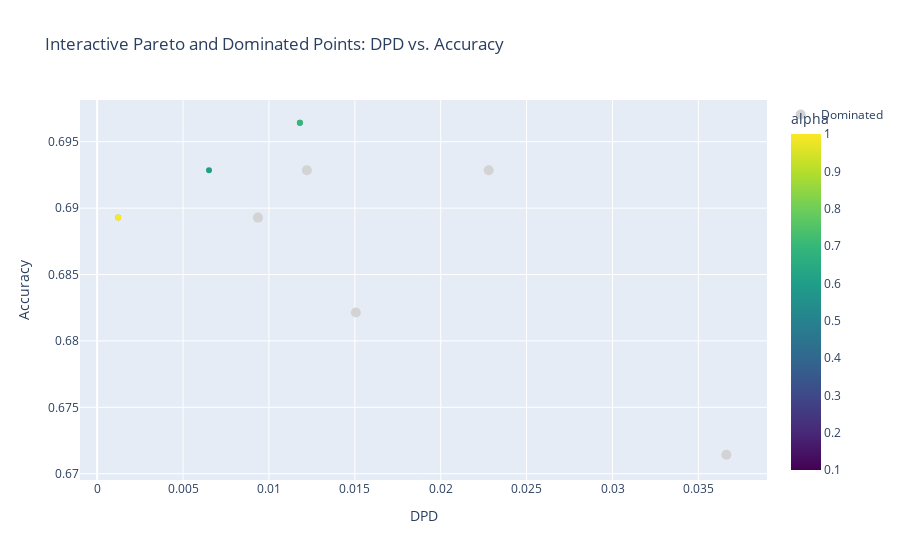

The notebook cell saved with this chart:
### Code cell
# 6. Identify Pareto-optimal points and create interactive plot with Plotly
import pandas as pd
import plotly.express as px

def is_pareto_efficient(acc, dpd):
    n_points = len(acc)
    is_efficient = [True] * n_points
    for i in range(n_points):
        for j in range(n_points):
            if (acc[j] >= acc[i] and dpd[j] <= dpd[i]) and (acc[j] > acc[i] or dpd[j] < dpd[i]):
                is_efficient[i] = False
                break
    return is_efficient

# compute Pareto front mask
efficient_mask = is_pareto_efficient(acc_vals, dpd_vals)

# prepare DataFrame for plotting
plot_df = pd.DataFrame({
    'DPD': dpd_vals,
    'Accuracy': acc_vals,
    'alpha': alpha_vals,
    'Pareto': ['Yes' if m else 'No' for m in efficient_mask]
})

plot_df['Dominated'] = ['No' if m else 'Yes' for m in efficient_mask]

# Plotly: color Pareto points by alpha, dominated in gray
fig = px.scatter(
    plot_df,
    x='DPD',
    y='Accuracy',
    color='alpha',
    color_continuous_scale='Viridis',
    size_max=15,
    hover_data={'alpha': True, 'DPD': True, 'Accuracy': True, 'Dominated': True},
    title='Interactive Pareto and Dominated Points: DPD vs. Accuracy'
)
# update marker styling: dominated points gray
fig.update_traces(
    selector=dict(),
    marker=dict(line_width=0)
)
# add dominated points as separate layer
dominated_df = plot_df[plot_df['Dominated']=='Yes']
fig.add_scatter(
    x=dominated_df['DPD'],
    y=dominated_df['Accuracy'],
    mode='markers',
    marker=dict(color='lightgray', size=10),
    hoverinfo='skip',
    name='Dominated'
)
fig.show()

### Figure 1 — Plotly figure (JSON) as saved in the notebook; plotly's stock layout.template omitted (floating-point values rounded to 4 significant figures)
{"data": [{"customdata": [[0.1, "Yes"], [0.2, "Yes"], [0.3, "Yes"], [0.4, "Yes"], [0.5, "No"], [0.6, "No"], [0.7, "No"], [0.8, "No"], [0.9, "Yes"], [1, "No"]], "hovertemplate": "DPD=%{x}<br>Accuracy=%{y}<br>alpha=%{marker.color}<br>Dominated=%{customdata[1]}<extra></extra>", "legendgroup": "", "marker": {"color": [0.1, 0.2, 0.3, 0.4, 0.5, 0.6, 0.7, 0.8, 0.9, 1.0], "coloraxis": "coloraxis", "line": {"width": 0}, "symbol": "circle"}, "mode": "markers", "name": "", "orientation": "v", "showlegend": false, "type": "scatter", "x": [0.009361, 0.03663, 0.01506, 0.02279, 0.0118, 0.006512, 0.0118, 0.001221, 0.01221, 0.001221], "xaxis": "x", "y": [0.6893, 0.6714, 0.6821, 0.6929, 0.6964, 0.6929, 0.6964, 0.6893, 0.6929, 0.6893], "yaxis": "y"}, {"hoverinfo": "skip", "marker": {"color": "lightgray", "size": 10}, "mode": "markers", "name": "Dominated", "type": "scatter", "x": [0.009361, 0.03663, 0.01506, 0.02279, 0.01221], "y": [0.6893, 0.6714, 0.6821, 0.6929, 0.6929]}], "layout": {"coloraxis": {"colorbar": {"title": {"text": "alpha"}}, "colorscale": [[0, "#440154"], [0.1111, "#482878"], [0.2222, "#3e4989"], [0.3333, "#31688e"], [0.4444, "#26828e"], [0.5556, "#1f9e89"], [0.6667, "#35b779"], [0.7778, "#6ece58"], [0.8889, "#b5de2b"], [1, "#fde725"]]}, "legend": {"tracegroupgap": 0}, "title": {"text": "Interactive Pareto and Dominated Points: DPD vs. Accuracy"}, "xaxis": {"anchor": "y", "domain": [0, 1], "title": {"text": "DPD"}}, "yaxis": {"anchor": "x", "domain": [0, 1], "title": {"text": "Accuracy"}}}}
